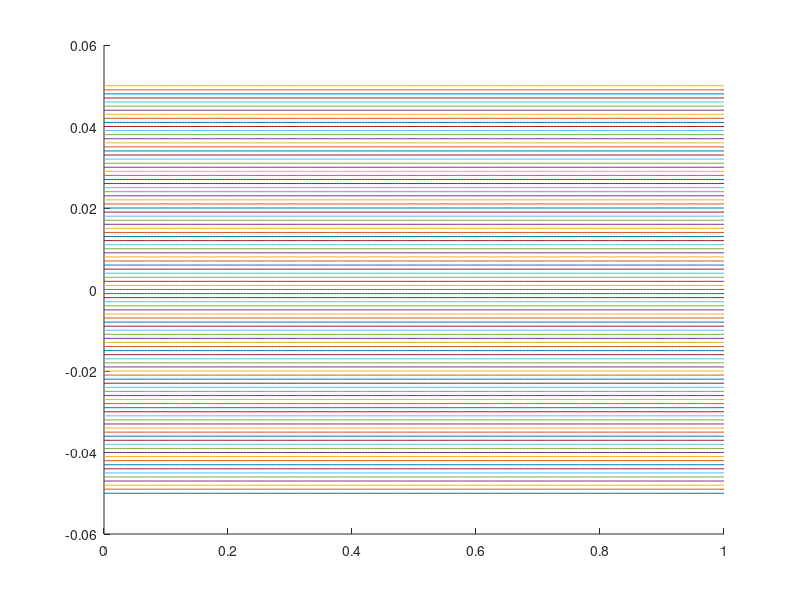
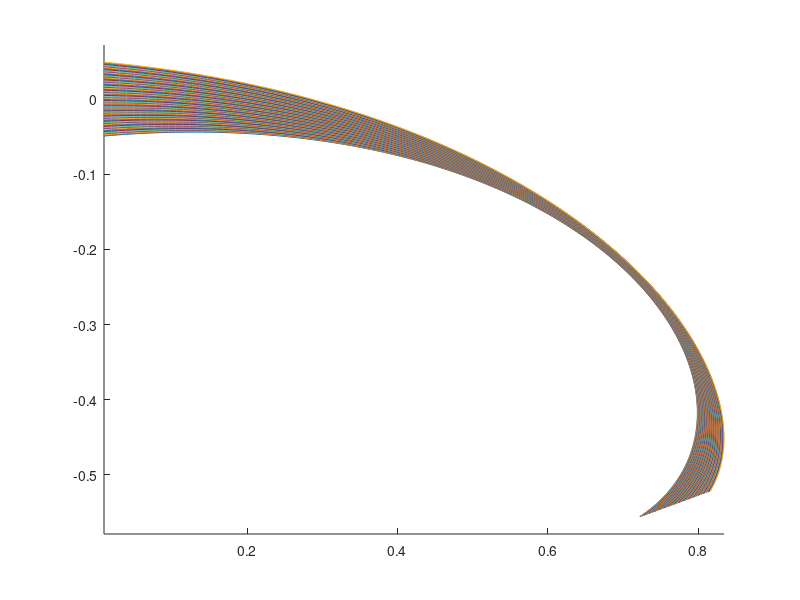

The MATLAB source for these figures, in order:
close all;
clear variables;



%physical constants
R = 287.058; %[Joules/(kg.K)]
cp = 1121; %[Joules/(kg.K)]
cv = 834; %[Joules/(kg.K)]
g = cp/cv; 

%atmospheric conditions
r0 = 1.225; %[kg/m3]
p0 = 101325; %[Pascals]

%emergent intitial conditions
T0 = p0/(r0*R);

%scale constant
S = sqrt(2*g/(R*(g-1)));

%critical pressure ratio
PressureRatioCritical = ((g+1)/2)^(g/(1-g));



%nozzle shape
NozzleLength = 1;
AreaAtThroat = 0.01;
AreaAtEnds = 0.1;
rearLoadingFactor = 0.25;
nozzleTurningAngle = 70/360*2*pi;
nozzleRadiusOfCurvature = NozzleLength/nozzleTurningAngle;

%inital dimensions
initialStreamlineLength = NozzleLength;
initialPassageWidth = AreaAtEnds;

%number of elements in each direction
numberOfElementsAlong = 200;
numberOfElementsAcross = 100;

%number of nodes in each direction
numberOfNodesAlong = numberOfElementsAlong+1;
numberOfNodesAcross = numberOfElementsAcross+1;

%grid sizes
elementSizeAlong = initialStreamlineLength/numberOfElementsAlong;
elementSizeAcross = initialPassageWidth/numberOfElementsAcross;



%generate the mesh - a column is a streamline
point0 = [0,-initialPassageWidth/2];
Ax = zeros(numberOfNodesAlong,numberOfNodesAcross);
Ay = zeros(numberOfNodesAlong,numberOfNodesAcross);
for j = 1:numberOfNodesAcross
    for i = 1:numberOfNodesAlong
        Ax(i,j) = point0(1)+(i-1)*elementSizeAlong;
        Ay(i,j) = point0(2)+(j-1)*elementSizeAcross;
    end
end



%transform the mesh
Bx = zeros(size(Ax));
By = zeros(size(Ay));
%first in terms of area changes
for i = 1:numberOfNodesAlong
    for j = 1:numberOfNodesAcross
        area_function = (4/initialStreamlineLength^2)*(AreaAtEnds-AreaAtThroat)...
            *Ax(i,j)^2 - (4/initialStreamlineLength)*(AreaAtEnds-AreaAtThroat)*Ax(i,j) + AreaAtEnds;
        %the transformation matrix for each coordinate
        M = [ 1-Ay(i,j) Ax(i,j) ; Ay(i,j) 0.5*area_function/(initialPassageWidth/2)-Ax(i,j) ];
        
        %MthroatLocation = [ (1-rearLoadingFactor) rearLoadingFactor*initialStreamlineLength/Ay(i,j) ; 0 1 ];
        MthroatLocation = [ 1 + 4*rearLoadingFactor/initialStreamlineLength - Ax(i,j)*4*rearLoadingFactor/initialStreamlineLength^2 0 ; 0 1  ];
        
        M2 = [ (nozzleRadiusOfCurvature/Ax(i,j))*sin(Ax(i,j)*nozzleTurningAngle/NozzleLength)...
            sin(Ax(i,j)*nozzleTurningAngle/NozzleLength) ;...
            (nozzleRadiusOfCurvature/Ax(i,j))*(cos(Ax(i,j)*nozzleTurningAngle/NozzleLength) -1)...
            cos(Ax(i,j)*nozzleTurningAngle/NozzleLength) ];
        
        localVector = [Ax(i,j),Ay(i,j)]';
        outputVector = M2*MthroatLocation*M*localVector;
        Bx(i,j) = outputVector(1);
        By(i,j) = outputVector(2);
    end 
end
%then in terms of a turning angle
%for i = 1:numberOfNodesAlong
%    for j = 1:numberOfNodesAcross
%        %the transformation matrix for each coordinate
%        M2 = [ (nozzleRadiusOfCurvature/Bx(i,j))*sin(Bx(i,j)*nozzleTurningAngle/NozzleLength)...
%            sin(Bx(i,j)*nozzleTurningAngle/NozzleLength) ;...
%            (nozzleRadiusOfCurvature/Bx(i,j))*(cos(Bx(i,j)*nozzleTurningAngle/NozzleLength) -1)...
%            cos(Bx(i,j)*nozzleTurningAngle/NozzleLength) ];
%        localVector = [Bx(i,j),By(i,j)]';
%        outputVector = M2*localVector;
%        Bx(i,j) = outputVector(1);
%        By(i,j) = outputVector(2);
%    end
%end



%plot of the initial square mesh
figure(1)
hold on
plot(Ax,Ay);

%plot of the transformed mesh
figure(2)
hold on
axis equal
plot(Bx,By);